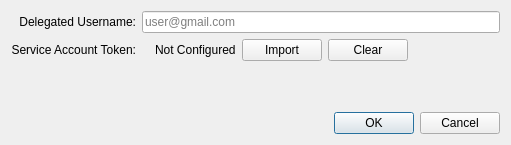
<?xml version="1.0" encoding="UTF-8"?>
<ui version="4.0">
 <class>ChromebookOAuthTokenPrefsDlg</class>
 <widget class="QDialog" name="ChromebookOAuthTokenPrefsDlg">
  <property name="geometry">
   <rect>
    <x>0</x>
    <y>0</y>
    <width>511</width>
    <height>145</height>
   </rect>
  </property>
  <property name="windowTitle">
   <string>OAuth Service Account Token - FileWave</string>
  </property>
  <layout class="QVBoxLayout" name="verticalLayout">
   <item>
    <layout class="QGridLayout" name="gridLayout">
     <item row="0" column="0">
      <widget class="QLabel" name="label">
       <property name="text">
        <string>Delegated Username:</string>
       </property>
       <property name="alignment">
        <set>Qt::AlignRight|Qt::AlignTrailing|Qt::AlignVCenter</set>
       </property>
      </widget>
     </item>
     <item row="1" column="0">
      <widget class="QLabel" name="label_2">
       <property name="sizePolicy">
        <sizepolicy hsizetype="MinimumExpanding" vsizetype="Preferred">
         <horstretch>0</horstretch>
         <verstretch>0</verstretch>
        </sizepolicy>
       </property>
       <property name="text">
        <string>Service Account Token:</string>
       </property>
       <property name="alignment">
        <set>Qt::AlignRight|Qt::AlignTrailing|Qt::AlignVCenter</set>
       </property>
      </widget>
     </item>
     <item row="1" column="1">
      <widget class="OnlineStatus" name="tokenStatusIcon"/>
     </item>
     <item row="1" column="2">
      <widget class="QLabel" name="tokenStatusLabel">
       <property name="text">
        <string>Not Configured</string>
       </property>
      </widget>
     </item>
     <item row="1" column="3">
      <widget class="QPushButton" name="importButton">
       <property name="toolTip">
        <string>Import the service account OAuth token.</string>
       </property>
       <property name="text">
        <string>Import</string>
       </property>
      </widget>
     </item>
     <item row="1" column="4">
      <widget class="QPushButton" name="clearButton">
       <property name="toolTip">
        <string>Clear the service account OAuth token.</string>
       </property>
       <property name="text">
        <string>Clear</string>
       </property>
      </widget>
     </item>
     <item row="1" column="5">
      <spacer name="horizontalSpacer">
       <property name="orientation">
        <enum>Qt::Horizontal</enum>
       </property>
       <property name="sizeHint" stdset="0">
        <size>
         <width>120</width>
         <height>20</height>
        </size>
       </property>
      </spacer>
     </item>
     <item row="0" column="1" colspan="5">
      <widget class="QLineEdit" name="delegatedUsername">
       <property name="toolTip">
        <string>Email address of the delegated username.</string>
       </property>
       <property name="placeholderText">
        <string>user@gmail.com</string>
       </property>
      </widget>
     </item>
    </layout>
   </item>
   <item>
    <spacer name="verticalSpacer">
     <property name="orientation">
      <enum>Qt::Vertical</enum>
     </property>
     <property name="sizeHint" stdset="0">
      <size>
       <width>20</width>
       <height>10</height>
      </size>
     </property>
    </spacer>
   </item>
   <item>
    <layout class="QHBoxLayout" name="horizontalLayout">
     <item>
      <widget class="CircularProgressIndicator" name="progress" native="true"/>
     </item>
     <item>
      <widget class="QDialogButtonBox" name="buttonBox">
       <property name="orientation">
        <enum>Qt::Horizontal</enum>
       </property>
       <property name="standardButtons">
        <set>QDialogButtonBox::Cancel|QDialogButtonBox::Ok</set>
       </property>
      </widget>
     </item>
    </layout>
   </item>
  </layout>
 </widget>
 <customwidgets>
  <customwidget>
   <class>OnlineStatus</class>
   <extends>QLabel</extends>
   <header>./FileWaveGuiLib/OnlineStatus.h</header>
  </customwidget>
  <customwidget>
   <class>CircularProgressIndicator</class>
   <extends>QWidget</extends>
   <header>FileWaveGuiLib/circularprogressindicator.h</header>
   <container>1</container>
  </customwidget>
 </customwidgets>
 <resources/>
 <connections>
  <connection>
   <sender>buttonBox</sender>
   <signal>accepted()</signal>
   <receiver>ChromebookOAuthTokenPrefsDlg</receiver>
   <slot>accept()</slot>
   <hints>
    <hint type="sourcelabel">
     <x>248</x>
     <y>254</y>
    </hint>
    <hint type="destinationlabel">
     <x>157</x>
     <y>274</y>
    </hint>
   </hints>
  </connection>
  <connection>
   <sender>buttonBox</sender>
   <signal>rejected()</signal>
   <receiver>ChromebookOAuthTokenPrefsDlg</receiver>
   <slot>reject()</slot>
   <hints>
    <hint type="sourcelabel">
     <x>316</x>
     <y>260</y>
    </hint>
    <hint type="destinationlabel">
     <x>286</x>
     <y>274</y>
    </hint>
   </hints>
  </connection>
 </connections>
</ui>
